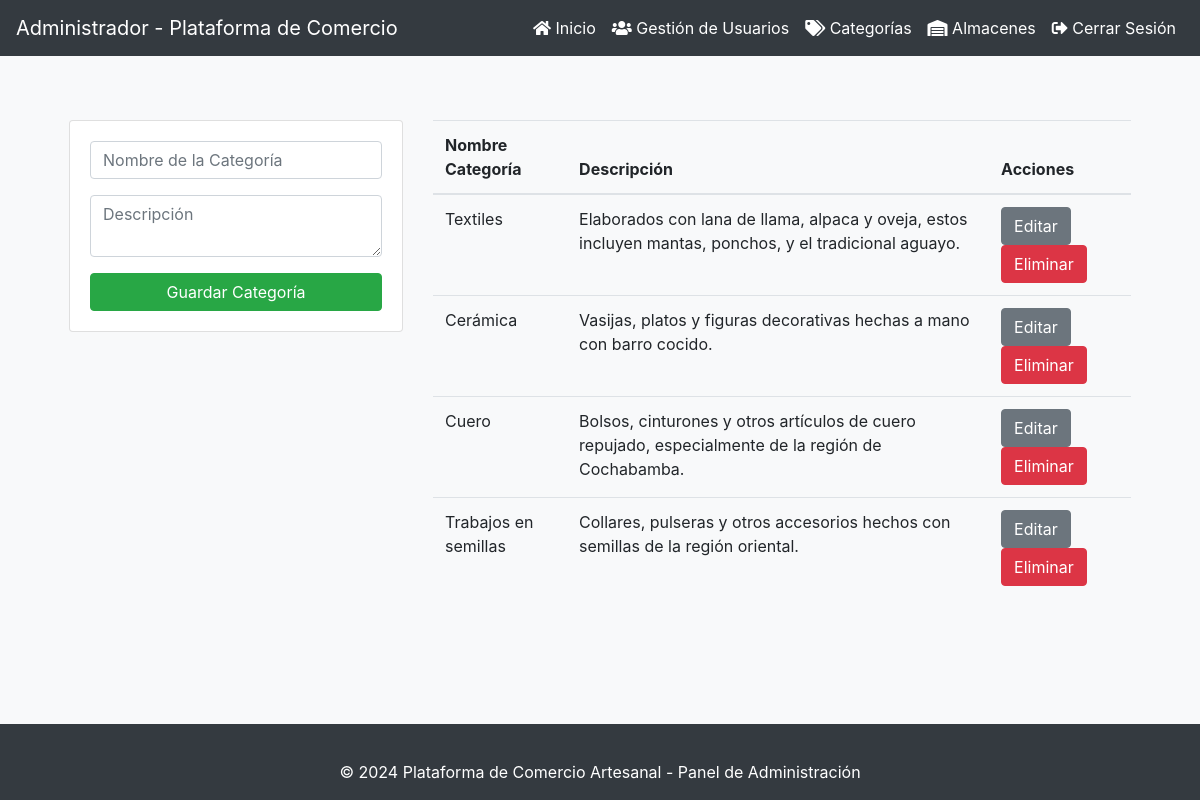
Screenshot of /Dashboard/Funciones_db/Crud_administrador/categoria/index.php with the database file from the repository.
### tables this page shows
CREATE TABLE `categoria` (
  `id_categoria` int(11) NOT NULL,
  `nombre_categoria` varchar(45) NOT NULL,
  `descripcion` varchar(255) NOT NULL
);

### Dashboard/Funciones_db/Crud_administrador/categoria/index.php (the view, shortened to what this page needs)
<?php include('../includes/db.php'); ?>
<?php include('../includes/header.php'); ?>
<main class="container p-4">
    <div class="row">
        <div class="col-md-4">
            <div class="card card-body">
                <form action="save.php" method="POST">
                    <div class="form-group">
                        <p>
                            <input type="text" name="nombre_categoria" class="form-control" placeholder="Nombre de la Categoría" autofocus>
                        </p>
                        <p>
                            <textarea name="descripcion" class="form-control" placeholder="Descripción"></textarea>
                        </p>
                    </div>
                    <input type="submit" class="btn btn-success btn-block" name="save" value="Guardar Categoría">
                </form>
            </div>
        </div>
        <div class="col-md-8">
            <table class="table table-border">
                <thead>
                    <tr>
                        <th>Nombre Categoría</th>
                        <th>Descripción</th>
                        <th>Acciones</th>
                    </tr>
                </thead>
                <tbody>
                    <?php
                    $query = "SELECT * FROM categoria";
                    $result_categoria = mysqli_query($conn, $query);
                    while($row = mysqli_fetch_assoc($result_categoria)) { ?>
                        <tr>
                            <td><?php echo $row['nombre_categoria']; ?></td>
                            <td><?php echo $row['descripcion']; ?></td>
                            <td>
                                <a href="edit.php?id_categoria=<?php echo $row['id_categoria'] ?>" class="btn btn-secondary">Editar</a>
                                <a href="delete.php?id_categoria=<?php echo $row['id_categoria'] ?>" class="btn btn-danger">Eliminar</a>
                            </td>
                        </tr>
                    <?php } ?>
                </tbody>
            </table>
        </div>
    </div>
</main>
<?php include('../includes/footer.php'); ?>

### Dashboard/Funciones_db/Crud_administrador/includes/header.php (style rules this page uses)
body { background-color: #f8f9fa; }
.container { margin-top: 20px; }
.card-body { background-color: #ffffff; }

### Dashboard/Funciones_db/Crud_administrador/includes/footer.php (style rules this page uses)
html, body { height: 100%; }
body { display: flex; flex-direction: column; }
main { flex: 1; }

### rows the page displays
categoria: nombre_categoria "Textiles", descripcion "Elaborados con lana de llama, alpaca y oveja, estos incluyen mantas, ponchos, y el tradicional aguayo."
categoria: nombre_categoria "Cerámica", descripcion "Vasijas, platos y figuras decorativas hechas a mano con barro cocido."
categoria: nombre_categoria "Cuero", descripcion "Bolsos, cinturones y otros artículos de cuero repujado, especialmente de la región de Cochabamba."
categoria: nombre_categoria "Trabajos en semillas", descripcion "Collares, pulseras y otros accesorios hechos con semillas de la región oriental."
